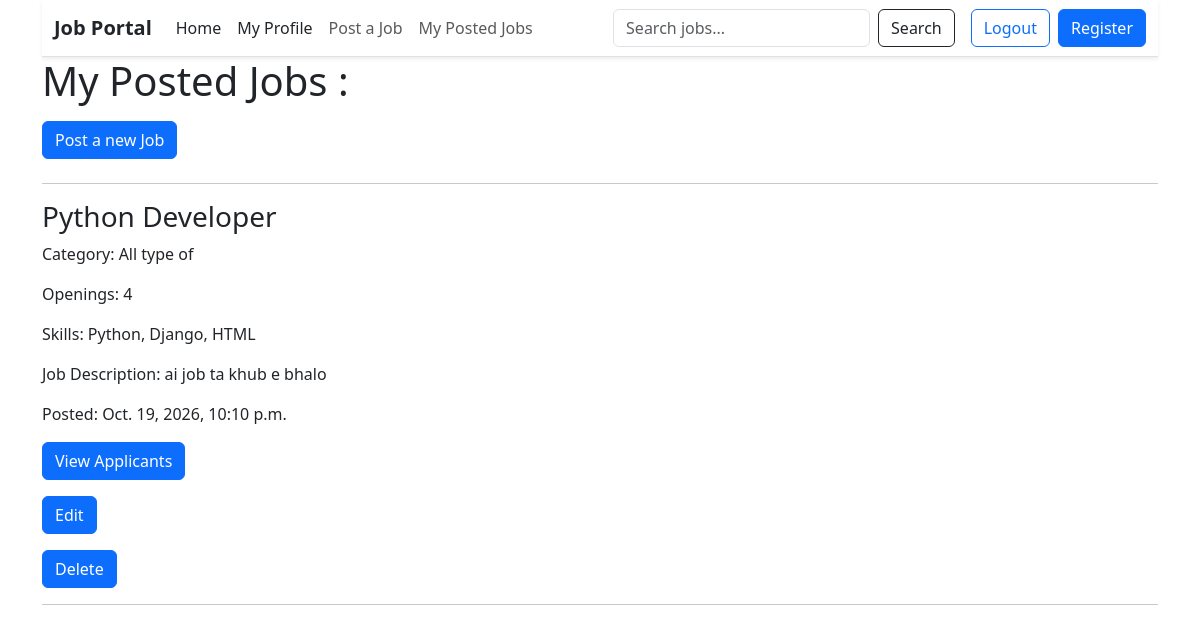
Page /recruiter/dashboard/ (signed in) on the earlier database version.
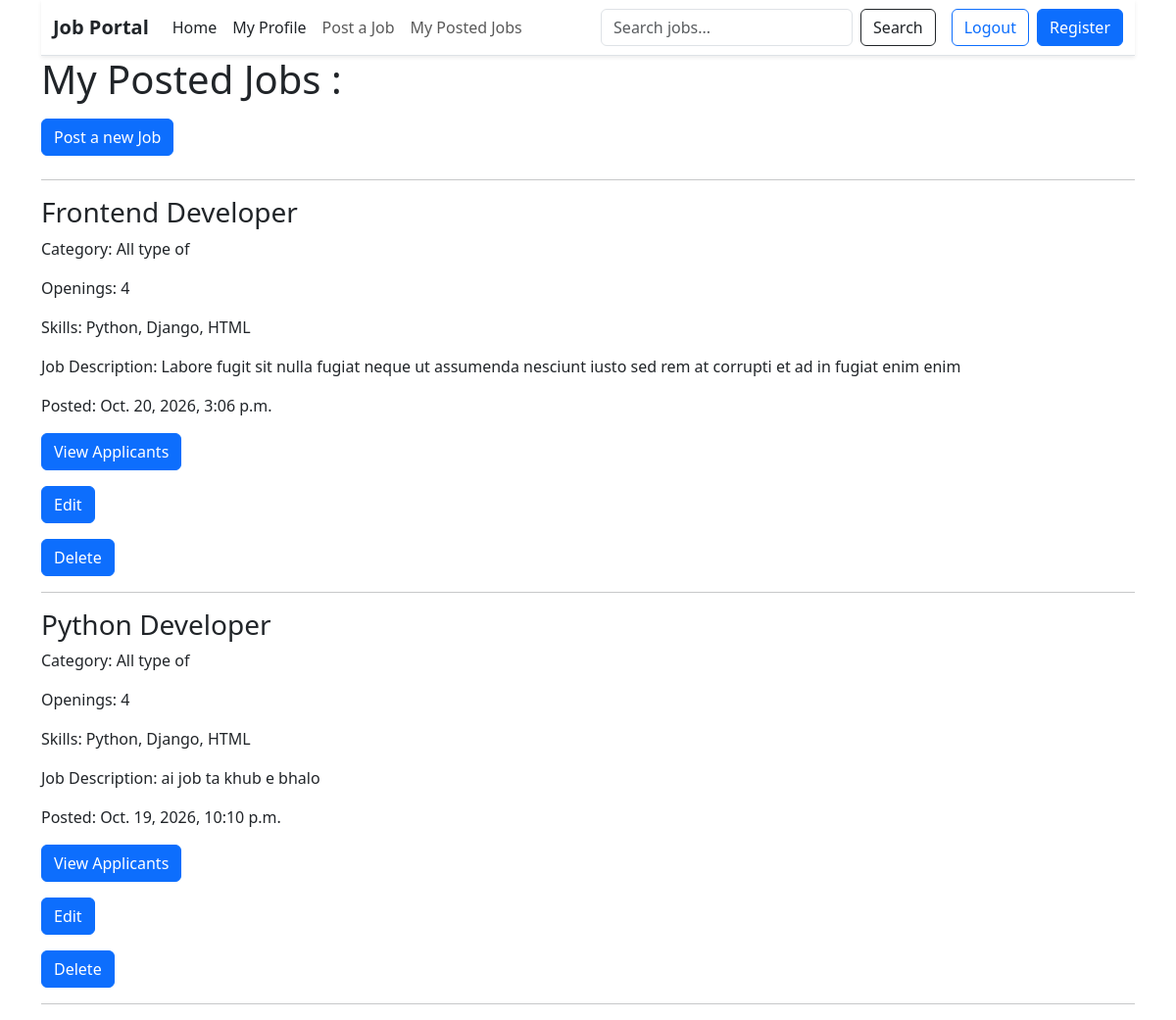
Same page on the later database version.
### job/models.py (models this page shows, shortened)
class Job(models.Model):
   recruiter=models.ForeignKey(User, on_delete=models.CASCADE, related_name='jobs')
   title=models.CharField(max_length=200)
   vacancy=models.CharField(max_length=20)
   category=models.CharField(max_length=200)
   jobdescription=models.CharField(max_length=200)
   skills=models.CharField(max_length=300)
   created_at=models.DateTimeField(auto_now_add=True)

### job/views.py (the view)
# urls.py: path('recruiter/dashboard/', recruiter_dashboard, name='recruiter_dashboard'),
@login_required(login_url='login')
def recruiter_dashboard(request):
    jobs=Job.objects.filter(
        recruiter=request.user
    ).order_by('-created_at')
    return render(request, 'recruiterDashboard.html',{
        'jobs':jobs
    })

### templates/recruiterDashboard.html (shortened to what this page needs)
{% extends 'base.html' %}
{% block content %}
<h1>My Posted Jobs :</h1>
<a href="{% url 'jobpost' %}">
    <button type="submit" class="btn btn-primary w-10 my-2">
        Post a new Job
    </button>
</a>
<hr>
{% for job in jobs %}
<div>
    <h3>{{ job.title }}</h3>
    <p>Category: {{ job.category }}</p>
    <p>
        Openings: {{ job.vacancy }}
    </p>
    <p>Skills: {{ job.skills }}</p>
    <p>Job Description: {{ job.jobdescription }}</p>
    <p>Posted: {{ job.created_at }}</p>
    <p>
        <a href="{% url 'view_applicants' job.id %}" class="btn btn-primary">
        View Applicants
    </a>
    </p>
    <p>
        <a href="{% url 'updateJob'  job.id %}"> <button type="submit" class="btn btn-primary w-10">
                Edit
            </button></a>
    <form method="POST" action="{% url 'deleteJob' job.id %}">
        <button type="submit" class="btn btn-primary w-10">
            Delete
        </button>
    </form>
    </p>
    <hr>
</div>
{% empty %}
<p>You have not posted any jobs yet.</p>
{% endfor %}
{% endblock content %}

Differences in the rows shown:
added Job: title "Frontend Developer", category "All type of", vacancy "4", skills "Python, Django, HTML", jobdescription "Labore fugit sit nulla fugiat neque ut assumenda nesciunt iusto sed rem at corrupti et ad in fugiat enim enim", created_at "Oct. 20, 2026, 3:06 p.m."
